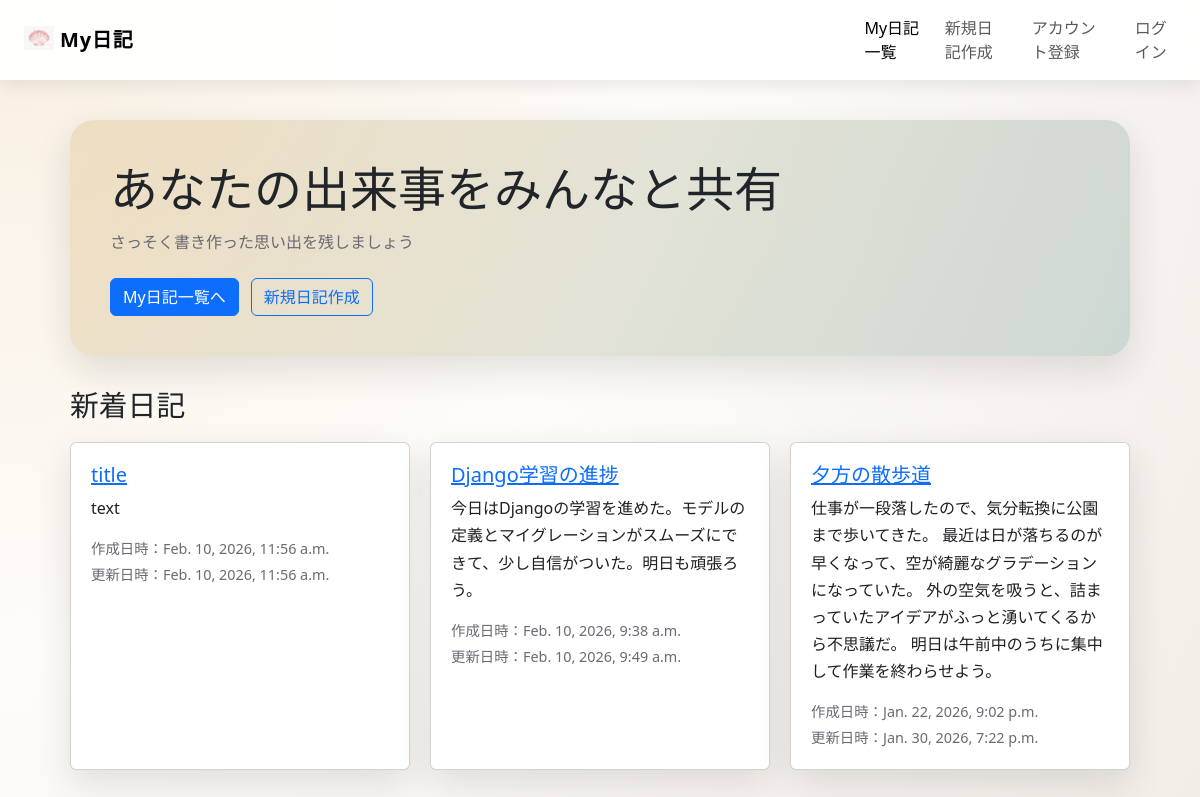
The page / on the database its author committed.
### diary/models.py (models this page shows, shortened)
class Diary(models.Model):
    user = models.ForeignKey(settings.AUTH_USER_MODEL, on_delete=models.CASCADE, related_name='diaries')
    title = models.CharField(max_length=200)
    content = models.TextField()
    created_at = models.DateTimeField(auto_now_add=True)
    updated_at = models.DateTimeField(auto_now=True)
    is_public = models.BooleanField(default=False)
    class Meta:
        verbose_name = '日記のデータ'

### diary/views.py (the view)
# urls.py: path('', views.index_view, name='index'),
def index_view(request):
    diary_list = Diary.objects.filter(is_public=True).order_by('-created_at')
    return render(request, 'diary/index.html', {'diary_list': diary_list})

### diary/templates/diary/index.html (shortened to what this page needs)
{% extends 'base.html' %}
{% block content %}
<section class="hero">
    <div class="hero-inner">
        <h1 class="hero-title">あなたの出来事をみんなと共有</h1>
        <p class="hero-subtitle">さっそく書き作った思い出を残しましょう</p>
        <div class="hero-actions">
            <a class="btn btn-primary" href="{% url 'diary-list' %}">My日記一覧へ</a>
            <a class="btn btn-outline-primary" href="{% url 'diary-create' %}">新規日記作成</a>
        </div>
    </div>
</section>
<section class="page-section">
    <div class="section-header">
        <h2 class="diary-title">新着日記</h2>
    </div>
    <div class="card-grid">
        {% for diary in diary_list %}
            <article class="card diary-card">
                <h3 class="card-title">
                    <a href="{% url 'diary-detail' diary.pk %}" class="diary-detail-link">{{ diary.title }}</a>
                </h3>
                <p class="card-content">{{ diary.content }}</p>
                <div class="card-meta">
                    <span>作成日時：{{ diary.created_at }}</span>
                    <span>更新日時：{{ diary.updated_at }}</span>
                </div>
            </article>
        {% empty %}
            <div class="empty-state">
                <p>まだ公開日記がありません。</p>
            </div>
        {% endfor %}
    </div>
</section>
{% endblock %}

### static/css/base.css (style rules this page uses)
* { margin: 0; padding: 0; box-sizing: border-box; }
:root { --ink: #1f1f24; --muted: #6a6a74; --accent: #2f6f6a; --accent-strong: #1f5a55; --accent-warm: #d0a353; --paper: #fbf7f0; --card: #ffffff; --line: #e4ddcf; --shadow: 0 14px 36px rgba(27, 27, 35, 0.12); --radius: 16px; }
body { font-family: "Klee One", "Shippori Mincho", "Hiragino Mincho ProN", "Yu Mincho", serif; color: var(--ink); background: radial-gradient(circle at top left, #f8efe1, #fefcf9 45%, #f1ede7); min-height: 100vh; }
a { color: inherit; text-decoration: none; }
.hero { background: linear-gradient(120deg, rgba(208, 163, 83, 0.25), rgba(47, 111, 106, 0.2)); border-radius: 24px; padding: 40px; margin-bottom: 32px; box-shadow: var(--shadow); }
.hero-title { font-size: clamp(2rem, 4vw, 3rem); margin-bottom: 12px; }
.hero-subtitle { color: var(--muted); margin-bottom: 24px; }
.hero-actions { display: flex; flex-wrap: wrap; gap: 12px; }
.page-section { margin-top: 24px; }
.section-header { margin-bottom: 20px; }
.section-title, .diary-title { font-size: clamp(1.6rem, 2.4vw, 2.2rem); }
.card-grid { display: grid; grid-template-columns: repeat(auto-fit, minmax(240px, 1fr)); gap: 20px; }
.card { background: var(--card); border-radius: var(--radius); padding: 20px; box-shadow: var(--shadow); border: 1px solid var(--line); }
.card-title { font-size: 1.25rem; margin-bottom: 12px; }
.card-content { color: var(--ink); line-height: 1.7; margin-bottom: 16px; }
.card-meta { color: var(--muted); font-size: 0.9rem; display: flex; flex-direction: column; gap: 4px; }
.btn-primary { background: var(--accent); border-color: var(--accent); }
.btn-outline-primary { border-color: var(--accent); color: var(--accent); }

### rows shown on the page
Diary: title "title", content "text", created_at "Feb. 10, 2026, 11:56 a.m.", updated_at "Feb. 10, 2026, 11:56 a.m."
Diary: title "Django学習の進捗", content "今日はDjangoの学習を進めた。モデルの定義とマイグレーションがスムーズにできて、少し自信がついた。明日も頑張ろう。", created_at "Feb. 10, 2026, 9:38 a.m.", updated_at "Feb. 10, 2026, 9:49 a.m."
Diary: title "夕方の散歩道", content "仕事が一段落したので、気分転換に公園まで歩いてきた。 最近は日が落ちるのが早くなって、空が綺麗なグラデーションになっていた。 外の空気を吸うと、詰まっていたアイデアがふっと湧いてくるから不思議だ。 明日は午前中のうちに集中して作業を終わらせよう。", created_at "Jan. 22, 2026, 9:02 p.m.", updated_at "Jan. 30, 2026, 7:22 p.m."
